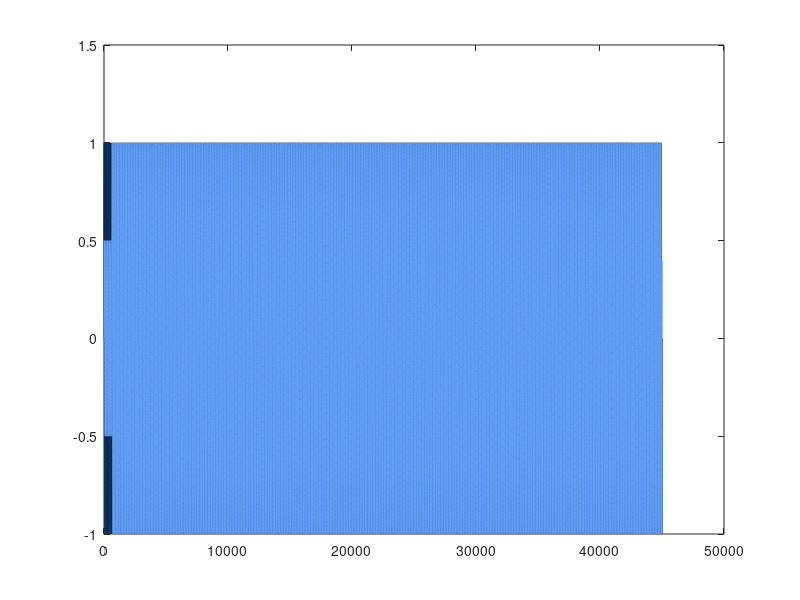

This figure's MATLAB source: (Note: this script raises an error after producing the figure.)
% ------------- SETUP ------------- %
% Circular buffer length
l = 1024;

% Shifting factor
% 0.8 for low pitch
% 1 for normal voice
% 1.65 for high pitch
shift_factor = 0.8;

% Read .wav file
% Test audio file is a recitation of The Gettysburg Address
filename = 'gettysburg.wav';
% [samples,fs] = audioread(filename);

% Test sine wave to better visualize effect of shifting & filtering
fs = 45000;
x = linspace(0,1,fs);
samples = sin(2*pi*440*x);

% ------------- BUFFERS AND POINTERS ------------- %
% Create 2 buffers for left data, and two buffers for right data
% Initialize buffers to zero
l_buf_0 = zeros(1, l);
l_buf_1 = zeros(1, l);
r_buf_0 = zeros(1, l);
r_buf_1 = zeros(1, l);

% Output array of shifted samples
% In hardware implementation, samples will be streamed to Avalon bus

% Output
out_left = zeros(length(samples),1);
out_right = zeros(length(samples),1);

% Read and write pointers for l_buf_0, l_buf_1, r_buf_0, and r_buf_1
% Initialize w_0 to 1. MATLAB arrays start at 1.
% Initialize w_1 to 180 deg shifted cell.

% l_buf write
l_w_0 = 1;
l_w_1 = floor(l/2);

% l_buf read
l_r_0 = 1;
l_r_1 = 1;

% r_buf write
r_w_0 = 1;
r_w_1 = floor(l/2);

% r_buf read
r_r_0 = 1;
r_r_1 = 1;

% Indexing for read pointers
l_i_0= 0;
l_i_1= 0;
r_i_0= 0;
r_i_1= 0;

% ------------- ALGORITHM ------------- %
% Read one sample at a time from the array of samples
% Simulate reading one sample from a register in hardware
for i=1:length(samples)

    % LEFT BUFFER 
    % Add the sample to l_buf_1 at address l_w_1
    % Advance l_w_1
    l_buf_0(l_w_0) = samples(i);
    l_w_0 = mod(i, l) + 1;

    % Add the sample to l_buf_2
    % Advance l_w_2
    l_buf_1(l_w_1) = samples(i);
    l_w_1 = mod(i+floor(l/2), l) + 1;

    % Read from l_buf_1 at address l_r_1
    l_i_0= l_i_0 + shift_factor;
    l_r_0 = mod(floor(l_i_0), l) + 1;

    % Read from l_buf_2 at address l_r_2
    l_i_1= l_i_1 + shift_factor;
    l_r_1 = mod(floor(l_i_1), l) + 1;


    % RIGHT BUFFER 
    % Add the sample to r_buf_0 at address r_w_0
    % Advance l=r_w_0
    r_buf_0(r_w_0) = samples(i);
    r_w_0 = mod(i, l) + 1;

    % Add the sample to r_buf_1
    % Advance r_w_1
    r_buf_1(r_w_1) = samples(i);
    r_w_1 = mod(i + floor(l/2), l) + 1;

    % Read from r_buf_0 at address r_r_0
    r_i_0= r_i_0 + shift_factor;
    r_r_0 = mod(floor(r_i_0), l) + 1;

    % Read from l_buf_1 at address l_r_1
    r_i_1= r_i_1 + shift_factor;
    r_r_1 = mod(floor(r_i_1), l) + 1;

    out_left(i) = 0.5*(l_buf_0(l_r_0) + l_buf_1(l_r_1));
    out_right(i) = 0.5*(r_buf_0(r_r_0) + r_buf_1(r_r_1));

end

% ------------- WAVEFORM VIZUALIZATION & SOUND------------- %
% Listen to the original audio
% sound(out_left, fs);

% ------------- VISUALIZE PITCH-SHIFT ------------- %
% Filter only in the human voice range using 4th order Butterworth filter
fc = 3500; 
[b,a] = butter(4, fc/(fs/2));
out_filtered = filter(b, a, out_left);

% Plot the original audio waveform
figure
plot(samples, 'LineWidth', 1, 'Color', '#0b2852');
hold on;

% Plot the time-shifted, filtered audio waveform
plot(out_filtered, 'LineWidth', 1, 'Color', '#629df5')

% Style plot
[t,s] = title("Pitch-shifting", 'Shift-factor = 0.8 (low-pitch)');
grid;
t.FontSize = 16;
s.FontAngle = 'italic';
lgd = legend('Original audio','Pitch-shifted audio');
lgd.FontSize = 14;

% Visualize a given domain of the sine wave
xlim([1000, 1500]);
ylim([-1.15, 1.15]);


% Listen to the pitch-shifted audio
% sound(out_filtered, fs);

% ------------- VISUALIZE FILTERING ------------- %
% Plot the pitch-shifted, unfiltered audio waveform
figure
plot(out_left, 'LineWidth', 1, 'Color', '#0b2852');
hold on;

% Plot the time-shifted, filtered audio waveform
plot(out_filtered, 'LineWidth', 1, 'Color', '#629df5')

% Style plot
[t,s] = title("Filtering", 'Butterworth Filter 3.5 kHz');
grid;
t.FontSize = 16;
s.FontAngle = 'italic';
lgd = legend('Unfilted output','Filtered output');
lgd.FontSize = 14;

% Visualize a given domain of the sine wave
xlim([1000, 1100]);
ylim([-1.15, 1.15]);

% Listen to the pitch-shifted audio
sound(out_filtered, fs);


